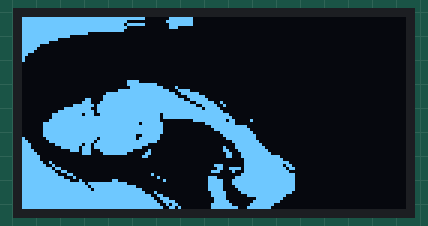
A sketch run on a simulated Arduino Uno, built with avr-gcc and run on an emulated ATmega328P. On the bench: 128×64 one-colour display.

Above: at 2.1 s.

The sketch:

IMAGE_OLED.ino
```cpp
#include <Wire.h>
#include <Adafruit_GFX.h>
#include <Adafruit_SSD1306.h>

#define SCREEN_WIDTH 128 // OLED width,  in pixels
#define SCREEN_HEIGHT 64 // OLED height, in pixels

// Create an OLED display object connected to I2C
Adafruit_SSD1306 oled(SCREEN_WIDTH, SCREEN_HEIGHT, &Wire, -1);

// Bitmap of image
const unsigned char image [] PROGMEM =
{
0xff, 0xff, 0xff, 0xff, 0xff, 0x80, 0x7f, 0x80, 0x00, 0x00, 0x00, 0x00, 0xff, 0xff, 0xff, 0xff,
	0xe0, 0x00, 0xff, 0x80, 0x00, 0x00, 0x00, 0x00, 0xff, 0xff, 0xff, 0xff, 0xdf, 0x80, 0x7f, 0x80,
	0x00, 0x00, 0x00, 0x00, 0xff, 0xff, 0xff, 0xff, 0xe0, 0x00, 0x70, 0x00, 0x00, 0x00, 0x00, 0x00,
	0xff, 0xff, 0xff, 0xff, 0xc0, 0x00, 0x00, 0x00, 0x00, 0x00, 0x00, 0x00, 0xff, 0xff, 0xfc, 0x00,
	0x00, 0x00, 0x00, 0x00, 0x00, 0x00, 0x00, 0x00, 0xff, 0xff, 0x00, 0x00, 0x00, 0x00, 0x00, 0x00,
	0x00, 0x00, 0x00, 0x00, 0xff, 0xf0, 0x00, 0x00, 0x00, 0x00, 0x00, 0x00, 0x00, 0x00, 0x00, 0x00,
	0xff, 0x80, 0x00, 0x00, 0x00, 0x00, 0x00, 0x00, 0x00, 0x00, 0x00, 0x00, 0xfc, 0x00, 0x00, 0x00,
	0x00, 0x00, 0x00, 0x00, 0x00, 0x00, 0x00, 0x00, 0xf8, 0x00, 0x00, 0x00, 0x00, 0x00, 0x00, 0x00,
	0x00, 0x00, 0x00, 0x00, 0xf0, 0x00, 0x00, 0x00, 0x00, 0x00, 0x00, 0x00, 0x00, 0x00, 0x00, 0x00,
	0xc0, 0x00, 0x00, 0x00, 0x00, 0x00, 0x00, 0x00, 0x00, 0x00, 0x00, 0x00, 0x80, 0x00, 0x00, 0x00,
	0x00, 0x00, 0x00, 0x00, 0x00, 0x00, 0x00, 0x00, 0x80, 0x00, 0x00, 0x00, 0x00, 0x00, 0x00, 0x00,
	0x00, 0x00, 0x00, 0x00, 0x00, 0x00, 0x00, 0x00, 0x00, 0x00, 0x00, 0x00, 0x00, 0x00, 0x00, 0x00,
	0x00, 0x00, 0x00, 0x00, 0x00, 0x00, 0x00, 0x00, 0x00, 0x00, 0x00, 0x00, 0x00, 0x00, 0x00, 0x00,
	0x00, 0x00, 0x00, 0x00, 0x00, 0x00, 0x00, 0x00, 0x00, 0x00, 0x00, 0x00, 0x00, 0x00, 0x00, 0x00,
	0x00, 0x00, 0x00, 0x00, 0x00, 0x00, 0x00, 0x00, 0x00, 0x00, 0x00, 0x00, 0x00, 0x00, 0x00, 0x00,
	0x00, 0x00, 0x00, 0x00, 0x00, 0x00, 0x00, 0x00, 0x00, 0x00, 0x00, 0x00, 0x00, 0x00, 0x00, 0x00,
	0x1e, 0x00, 0x00, 0x00, 0x00, 0x00, 0x00, 0x00, 0x00, 0x00, 0x00, 0x00, 0x1f, 0xf8, 0x00, 0x00,
	0x00, 0x00, 0x00, 0x00, 0x00, 0x00, 0x00, 0x00, 0x0f, 0xfe, 0x10, 0x00, 0x00, 0x00, 0x00, 0x00,
	0x00, 0x00, 0x00, 0x00, 0xff, 0xff, 0x8f, 0x00, 0x00, 0x00, 0x00, 0x00, 0x00, 0x00, 0x00, 0x0f,
	0xff, 0xff, 0xe7, 0xe0, 0x00, 0x00, 0x00, 0x00, 0x00, 0x00, 0x00, 0x1f, 0xff, 0xff, 0xf1, 0xf8,
	0x00, 0x00, 0x00, 0x00, 0x00, 0x00, 0x06, 0x1f, 0xff, 0xff, 0xfc, 0xfc, 0x00, 0x00, 0x00, 0x00,
	0x00, 0x00, 0x0e, 0x3f, 0xff, 0xff, 0xff, 0x3f, 0x20, 0x00, 0x00, 0x00, 0x00, 0x00, 0x7f, 0x7f,
	0xff, 0xff, 0xff, 0xcf, 0x90, 0x00, 0x00, 0x00, 0x00, 0x03, 0xfe, 0x7f, 0xff, 0xff, 0xff, 0xf7,
	0xc0, 0x00, 0x00, 0x00, 0x00, 0x0f, 0xff, 0x7f, 0xff, 0xff, 0xff, 0xff, 0xe0, 0x00, 0x00, 0x00,
	0x00, 0x3f, 0xf7, 0x3f, 0xff, 0xfd, 0xff, 0xff, 0xf8, 0x00, 0x00, 0x00, 0x00, 0x3f, 0xff, 0xff,
	0xff, 0xfd, 0xff, 0xff, 0xfc, 0x00, 0x00, 0x00, 0x00, 0x7f, 0xff, 0xff, 0xff, 0xfc, 0x00, 0x7f,
	0xf6, 0x08, 0x00, 0x00, 0x01, 0xff, 0xff, 0xff, 0xfe, 0xfe, 0x00, 0x07, 0xfe, 0x00, 0x00, 0x00,
	0x01, 0xff, 0xff, 0xff, 0xff, 0xfe, 0x00, 0x01, 0xff, 0xe0, 0x00, 0x00, 0x01, 0xff, 0xff, 0xff,
	0xff, 0xfe, 0x00, 0x00, 0xff, 0xf0, 0x00, 0x00, 0x01, 0xff, 0xff, 0xff, 0xff, 0xfe, 0x00, 0x00,
	0x3f, 0xf8, 0x00, 0x00, 0x01, 0xff, 0xff, 0xff, 0xfc, 0xfc, 0x00, 0x00, 0x1f, 0xfc, 0x00, 0x00,
	0x80, 0xff, 0xff, 0xbf, 0xfd, 0xfc, 0x00, 0x00, 0x0f, 0xfc, 0x00, 0x00, 0xc0, 0x7f, 0xff, 0x7f,
	0xff, 0xf8, 0x00, 0x00, 0x03, 0xfe, 0x00, 0x00, 0xe0, 0x1f, 0xf6, 0xff, 0xff, 0xc0, 0x00, 0x00,
	0x01, 0xff, 0x00, 0x00, 0xe0, 0x07, 0xee, 0xff, 0xff, 0x00, 0x00, 0x00, 0x11, 0xff, 0x80, 0x00,
	0xf0, 0x00, 0xee, 0x3f, 0xf8, 0x20, 0x00, 0x00, 0x18, 0xff, 0xc0, 0x00, 0xf8, 0x00, 0x0e, 0x1f,
	0xe0, 0x60, 0x00, 0x00, 0x0c, 0x7f, 0xe0, 0x00, 0xfc, 0x00, 0x00, 0x00, 0x00, 0xc0, 0x00, 0x00,
	0x0c, 0x7f, 0xfc, 0x00, 0xfc, 0x00, 0x00, 0x00, 0x00, 0x00, 0x00, 0x00, 0x00, 0x3f, 0xfe, 0x00,
	0xfe, 0x40, 0x00, 0x00, 0x00, 0x00, 0x00, 0x00, 0x00, 0x3f, 0xff, 0x80, 0xff, 0x20, 0x00, 0x00,
	0x00, 0x00, 0x00, 0x00, 0xe0, 0x3f, 0xfe, 0xc0, 0xff, 0xd8, 0x00, 0x00, 0x00, 0x00, 0x00, 0x00,
	0x67, 0xbf, 0xff, 0x60, 0xff, 0xe6, 0x00, 0x00, 0x00, 0x00, 0x00, 0x01, 0xc2, 0x3f, 0xff, 0x80,
	0xff, 0xf1, 0x80, 0x00, 0x00, 0x10, 0x00, 0x00, 0x00, 0x7f, 0xff, 0xe0, 0xff, 0xfc, 0x40, 0x00,
	0x00, 0x04, 0x00, 0x03, 0x81, 0xff, 0xff, 0xe0, 0xff, 0xff, 0x10, 0x03, 0x00, 0x01, 0x00, 0x03,
	0xe3, 0xff, 0xff, 0xe0, 0xff, 0xff, 0xfb, 0xff, 0xe0, 0x00, 0x00, 0x03, 0xe3, 0xff, 0xff, 0xe0,
	0xff, 0xff, 0xfd, 0xff, 0xfc, 0x00, 0x00, 0x03, 0xe1, 0xff, 0xff, 0xe0, 0xff, 0xff, 0xfe, 0xff,
	0xff, 0x00, 0x00, 0x03, 0xe0, 0xff, 0xff, 0xe0, 0xff, 0xff, 0xff, 0xff, 0xff, 0x88, 0x00, 0x01,
	0xf0, 0x7f, 0xff, 0xc0, 0xff, 0xff, 0xff, 0xff, 0xff, 0xe6, 0x00, 0x01, 0xf0, 0x1f, 0xff, 0x00,
	0xff, 0xff, 0xff, 0xff, 0xff, 0xf3, 0x80, 0x00, 0xf0, 0x03, 0xfe, 0x00, 0xff, 0xff, 0xff, 0xff,
	0xff, 0xf9, 0xe0, 0x00, 0xf8, 0x07, 0xfc, 0x00, 0xff, 0xff, 0xff, 0xff, 0xff, 0xfc, 0xb0, 0x01,
	0xfc, 0x0f, 0xf0, 0x00, 0xff, 0xff, 0xff, 0xff, 0xff, 0xfe, 0x68, 0x01, 0xff, 0x1f, 0xe0, 0x00
};

void setup()
{
  Serial.begin(115200);

  // Initialize OLED display with I2C address 0x3C
  if (!oled.begin(SSD1306_SWITCHCAPVCC, 0x3C))
  {
    Serial.println(F("failed to start SSD1306 OLED"));
    while (1);
  }
  delay(2000); // Wait two seconds for initializing

  oled.setCursor(0, 0);
  oled.clearDisplay();
  //oled.invertDisplay(1);

  // Display bitmap
  oled.drawBitmap(0, 0, image, 91, 64, WHITE);
  oled.display();
}

void loop()
{

}
```
